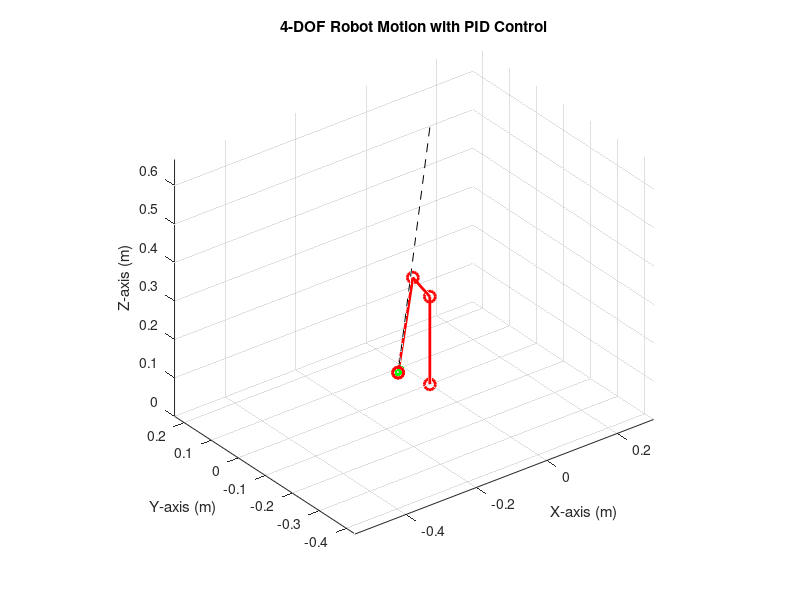
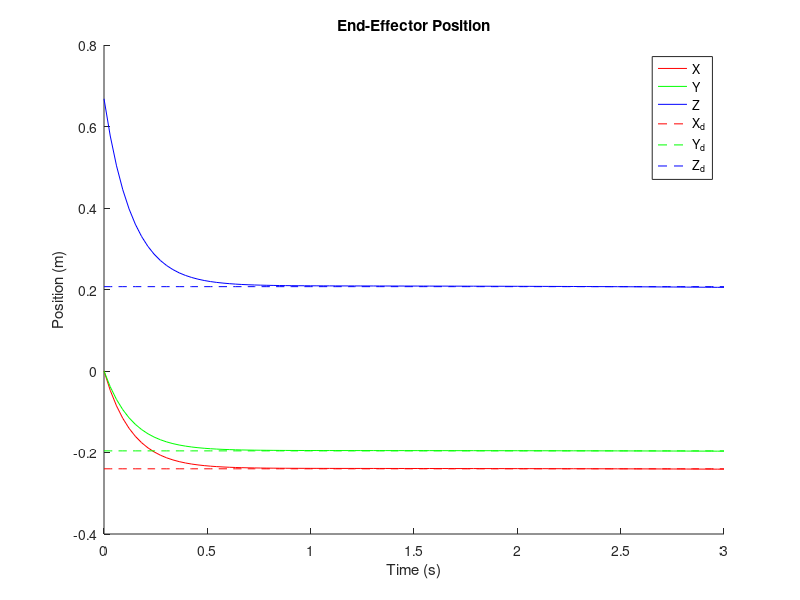

Source code (MATLAB) for these figures, in order:
function jacobian_control_4dof
    l1 = 0.228;
    l3 = 0.22;
    l4 = 0.22;

    % [q1 q2 q3 q4 integral_x integral_y integral_z error_prev_x error_prev_y error_prev_z]
    q0 = [0; pi/2; 0; 0; 0; 0; 0; 0; 0; 0];
    
    xd = [-0.24; -0.196; 0.207];
    
    Kp = 7 * eye(3);
    Ki = 1 * eye(3);
    Kd = 0.008 * eye(3);
    
    tspan = linspace(0, 3, 100);
    dt = tspan(2) - tspan(1);
    
    [t, q_hist] = ode45(@(t, q) robot_dynamics(t, q, xd, Kp, Ki, Kd, l1, l3, l4, dt), tspan, q0);
    
    q = q_hist(:, 1:4);
    
    x_hist = zeros(length(t), 3);
    
    figure;
    hold on;
    grid on;
    xlabel('X-axis (m)');
    ylabel('Y-axis (m)');
    zlabel('Z-axis (m)');
    title('4-DOF Robot Motion with PID Control');
    axis equal;
    view(3);
    
    for i = 1:length(t)
        [x_hist(i, :), X_links, Y_links, Z_links] = forward_kinematics(q(i, :)', l1, l3, l4);
        
        cla;
        plot3(x_hist(:, 1), x_hist(:, 2), x_hist(:, 3), 'k--');
        hold on;
        plot3(X_links, Y_links, Z_links, 'ro-', 'LineWidth', 2, 'MarkerSize', 8);
        scatter3(xd(1), xd(2), xd(3), 100, 'g', 'filled');
        
        pause(0.05);
    end
    
    figure('Position', [100 100 1200 500])
    hold on;
    plot(t, x_hist(:,1), 'r', t, x_hist(:,2), 'g', t, x_hist(:,3), 'b');
    plot(t, xd(1)*ones(size(t)), '--r');
    plot(t, xd(2)*ones(size(t)), '--g');
    plot(t, xd(3)*ones(size(t)), '--b');
    title('End-Effector Position');
    xlabel('Time (s)');
    ylabel('Position (m)');
    legend('X','Y','Z','X_d','Y_d','Z_d');
end
%% Robot Dynamics with PID Control
function dqdt = robot_dynamics(~, q, xd, Kp, Ki, Kd, l1, l3, l4, dt)
    q_joints = q(1:4);
    error_prev = q(8:10);
    x = forward_kinematics(q_joints, l1, l3, l4);
    e = xd - x;
    integral = q(5:7) + e*dt;
    
    de_dt = (e - error_prev)/dt;
    J = compute_jacobian(q_joints, l1, l3, l4);
    
    % PID Control law
    u = Kp * e + Ki * integral + Kd * de_dt;
    
    % 1) Inverse of Jacobian
    dq = pinv(J) * u;

    % % 2) Singularity Avoidance using Damped Least Squares (DLS)
    % lambda = 0.1; % Damping factor
    % J_damped = J' * inv(J * J' + lambda^2 * eye(3));
    % dq = J_damped * u;

    max_integral = 10;
    integral = sign(integral) .* min(abs(integral), max_integral);
    prev_integral = integral;
    
    dqdt = [dq; prev_integral; e];
end
%% Forward Kinematics Calculation
function [x, X_links, Y_links, Z_links] = forward_kinematics(q, l1, l3, l4)
    q1 = q(1); q2 = q(2); q3 = q(3); q4 = q(4);

    base = [0; 0; 0]; 
    joint1 = base + [0; 0; l1];
    joint2 = joint1 + [cos(q1) * cos(q2) * l3; sin(q1) * cos(q2) * l3; sin(q2) * l3];
    joint3 = joint2 + [cos(q1) * cos(q2 + q3) * l4; sin(q1) * cos(q2 + q3) * l4; sin(q2 + q3) * l4];

    end_effector = joint3 ;

    X_links = [base(1), joint1(1), joint2(1), joint3(1), end_effector(1)];
    Y_links = [base(2), joint1(2), joint2(2), joint3(2), end_effector(2)];
    Z_links = [base(3), joint1(3), joint2(3), joint3(3), end_effector(3)];

    x = end_effector;
end
%% Computing Jacobian using approximation
function J = compute_jacobian(q, l1, l3, l4)
    delta = 1e-6;
    J = zeros(3,4);
    x0 = forward_kinematics(q, l1, l3, l4);

    for i = 1:4
        q_perturbed = q;
        q_perturbed(i) = q_perturbed(i) + delta;
        x_perturbed = forward_kinematics(q_perturbed, l1, l3, l4);
        J(:, i) = (x_perturbed - x0) / delta;
    end
end
